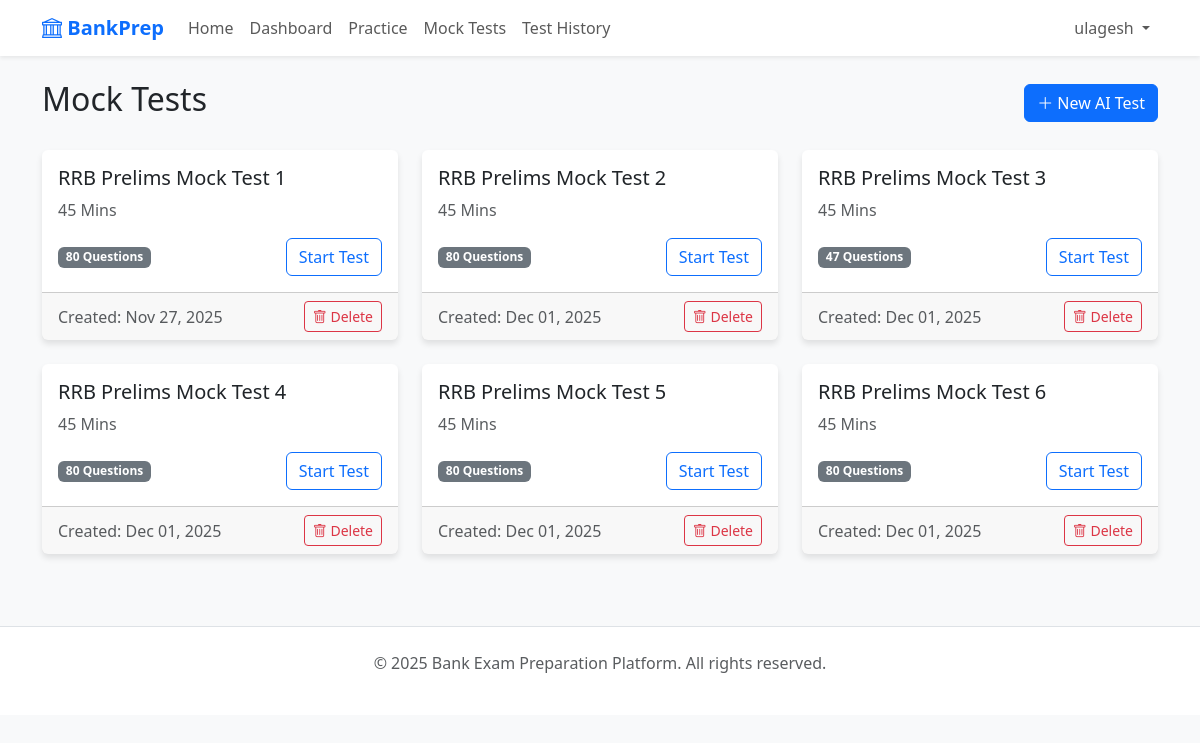
/tests/ (signed in), run on an earlier commit of the app's database.
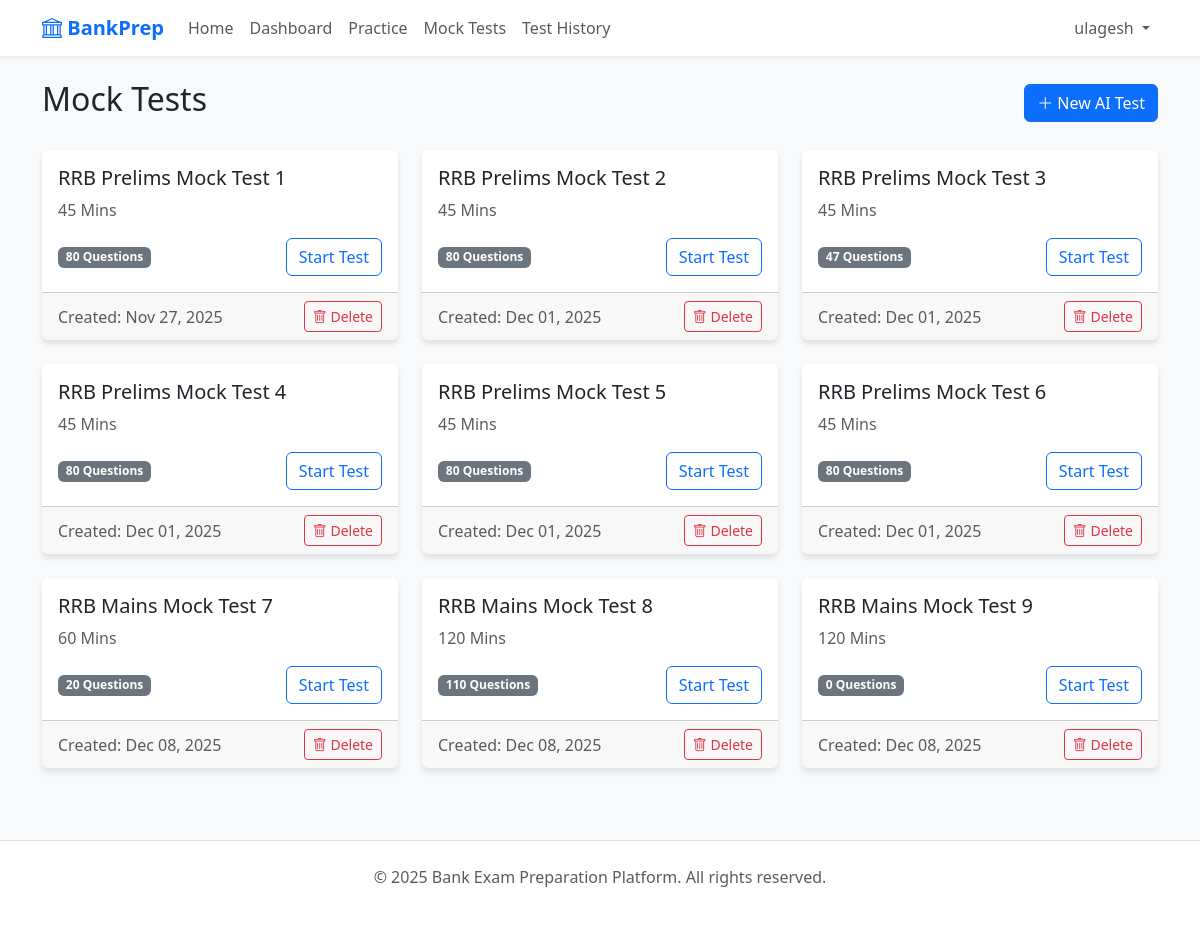
And on a later commit of the database.
### users/models.py (models this page shows, shortened)
class User(AbstractUser):
    bio = models.TextField(blank=True)
    target_exam = models.CharField(max_length=100, blank=True)
    subscription_status = models.BooleanField(default=False)

### tests/models.py (models this page shows, shortened)
class MockTest(models.Model):
    DIFFICULTY_CHOICES = [
        ('Easy', 'Easy'),
        ('Medium', 'Medium'),
        ('Hard', 'Hard'),
    ]
    EXAM_TYPE_CHOICES = [
        ('SBI', 'SBI Clerk'),
        ('IBPS', 'IBPS Clerk'),
        ('RRB', 'RRB Clerk'),
    ]
    STAGE_CHOICES = [
        ('Prelims', 'Prelims'),
        ('Mains', 'Mains'),
    ]
    title = models.CharField(max_length=200)
    exam = models.ForeignKey(Exam, on_delete=models.CASCADE)
    duration = models.IntegerField(help_text="Duration in minutes")
    difficulty = models.CharField(max_length=10, choices=DIFFICULTY_CHOICES, default='Medium')
    exam_type = models.CharField(max_length=10, choices=EXAM_TYPE_CHOICES, default='SBI')
    stage = models.CharField(max_length=10, choices=STAGE_CHOICES, default='Prelims')
    total_marks = models.FloatField(default=100.0)
    created_at = models.DateTimeField(auto_now_add=True)

### tests/views.py (the view)
# urls.py: path('', views.test_list, name='test_list'),
@login_required
def test_list(request):
    tests = MockTest.objects.all()
    return render(request, 'tests/test_list.html', {'tests': tests})

### tests/templates/tests/test_list.html (shortened to what this page needs)
{% extends "base.html" %}
{% block content %}
<div class="d-flex justify-content-between align-items-center mb-4">
    <h2>Mock Tests</h2>
    <a href="{% url 'generate_test' %}" class="btn btn-primary">
        <i class="bi bi-plus-lg"></i> New AI Test
    </a>
</div>
<div class="row">
    {% for test in tests %}
    <div class="col-md-4 mb-4">
        <div class="card h-100">
            <div class="card-body">
                <h5 class="card-title">{{ test.title }}</h5>
                <p class="card-text text-muted">
                    {{ test.duration }} Mins
                </p>
                <div class="d-flex justify-content-between align-items-center mt-3">
                    <span class="badge bg-secondary">{{ test.test_questions.count }} Questions</span>
                    <a href="{% url 'take_test' test.id %}" class="btn btn-outline-primary">Start Test</a>
                </div>
            </div>
            <div class="card-footer text-muted d-flex justify-content-between align-items-center">
                <span>Created: {{ test.created_at|date:"M d, Y" }}</span>
                <form method="POST" action="{% url 'delete_test' test.id %}"
                    onsubmit="return confirm('Are you sure you want to delete this test?');">
                    <button type="submit" class="btn btn-sm btn-outline-danger">
                        <i class="bi bi-trash"></i> Delete
                    </button>
                </form>
            </div>
        </div>
    </div>
    {% empty %}
    <div class="col-12">
        <div class="alert alert-info">
            No mock tests available. Generate one now!
        </div>
    </div>
    {% endfor %}
</div>
{% endblock %}

### templates/base.html (shortened to what this page needs)
<!DOCTYPE html>
<html lang="en">
<head>
    <link href="https://cdn.jsdelivr.net/npm/bootstrap@5.3.0/dist/css/bootstrap.min.css" rel="stylesheet">
    <link rel="stylesheet" href="https://cdn.jsdelivr.net/npm/bootstrap-icons@1.10.0/font/bootstrap-icons.css">
</head>
<body>
    <nav class="navbar navbar-expand-lg navbar-light bg-white shadow-sm mb-4">
        <div class="container">
            <a class="navbar-brand" href="{% url 'home' %}"><i class="bi bi-bank"></i> BankPrep</a>
            <div class="collapse navbar-collapse" id="navbarNav">
                <ul class="navbar-nav me-auto">
                    <li class="nav-item">
                        <a class="nav-link" href="{% url 'home' %}">Home</a>
                    </li>
                    {% if user.is_authenticated %}
                    <li class="nav-item">
                        <a class="nav-link" href="{% url 'dashboard' %}">Dashboard</a>
                    </li>
                    <li class="nav-item">
                        <a class="nav-link" href="{% url 'practice_home' %}">Practice</a>
                    </li>
                    <li class="nav-item">
                        <a class="nav-link" href="{% url 'test_list' %}">Mock Tests</a>
                    </li>
                    <li class="nav-item">
                        <a class="nav-link" href="{% url 'test_history' %}">Test History</a>
                    </li>
                    {% endif %}
                </ul>
                <ul class="navbar-nav">
                    {% if user.is_authenticated %}
                    <li class="nav-item dropdown">
                        <a class="nav-link dropdown-toggle" href="#" id="userDropdown" role="button"
                            data-bs-toggle="dropdown">
                            {{ user.username }}
                        </a>
                    </li>
                    {% endif %}
                </ul>
            </div>
        </div>
    </nav>
    <div class="container">
        {% block content %}{% endblock %}
    </div>
    <footer class="bg-white mt-5 py-4 border-top">
        <div class="container text-center text-muted">
            <p>&copy; 2025 Bank Exam Preparation Platform. All rights reserved.</p>
        </div>
    </footer>
</body>
</html>

### templates/base.html (style rules this page uses)
body { background-color: #f8f9fa; }
.navbar-brand { font-weight: bold; color: #0d6efd !important; }
.card { border: none; box-shadow: 0 4px 6px rgba(0, 0, 0, 0.1); transition: transform 0.2s; }

What changed in the data, as far as the page shows it:
added MockTest: title "RRB Mains Mock Test 7", duration "60", test_questions.count "20", created_at "Dec 08, 2025"
added MockTest: title "RRB Mains Mock Test 8", duration "120", test_questions.count "110", created_at "Dec 08, 2025"
added MockTest: title "RRB Mains Mock Test 9", duration "120", test_questions.count "0", created_at "Dec 08, 2025"
